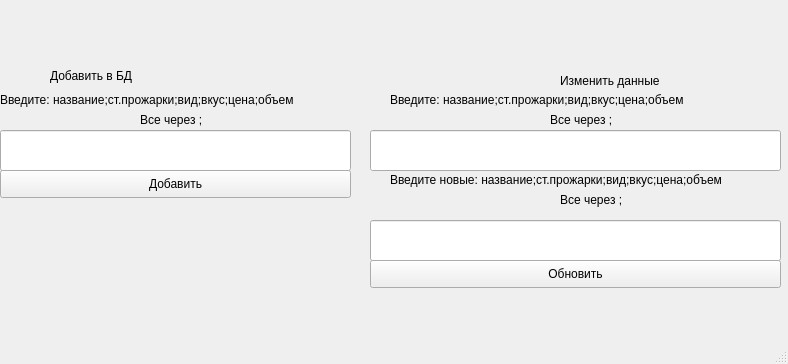
<?xml version="1.0" encoding="UTF-8"?>
<ui version="4.0">
 <class>MainWindow</class>
 <widget class="QMainWindow" name="MainWindow">
  <property name="geometry">
   <rect>
    <x>0</x>
    <y>0</y>
    <width>788</width>
    <height>364</height>
   </rect>
  </property>
  <property name="windowTitle">
   <string>MainWindow</string>
  </property>
  <widget class="QWidget" name="centralwidget">
   <widget class="QLabel" name="label">
    <property name="geometry">
     <rect>
      <x>50</x>
      <y>50</y>
      <width>201</width>
      <height>51</height>
     </rect>
    </property>
    <property name="text">
     <string>Добавить в БД</string>
    </property>
   </widget>
   <widget class="QLabel" name="label_2">
    <property name="geometry">
     <rect>
      <x>560</x>
      <y>60</y>
      <width>181</width>
      <height>41</height>
     </rect>
    </property>
    <property name="text">
     <string>Изменить данные</string>
    </property>
   </widget>
   <widget class="QLineEdit" name="lineEdit">
    <property name="geometry">
     <rect>
      <x>0</x>
      <y>130</y>
      <width>351</width>
      <height>41</height>
     </rect>
    </property>
   </widget>
   <widget class="QLabel" name="label_3">
    <property name="geometry">
     <rect>
      <x>0</x>
      <y>90</y>
      <width>351</width>
      <height>20</height>
     </rect>
    </property>
    <property name="text">
     <string>Введите: название;ст.прожарки;вид;вкус;цена;объем</string>
    </property>
   </widget>
   <widget class="QPushButton" name="pushButton">
    <property name="geometry">
     <rect>
      <x>0</x>
      <y>170</y>
      <width>351</width>
      <height>28</height>
     </rect>
    </property>
    <property name="text">
     <string>Добавить</string>
    </property>
   </widget>
   <widget class="QLabel" name="label_4">
    <property name="geometry">
     <rect>
      <x>140</x>
      <y>110</y>
      <width>81</width>
      <height>20</height>
     </rect>
    </property>
    <property name="text">
     <string>Все через ;</string>
    </property>
   </widget>
   <widget class="QLabel" name="label_5">
    <property name="geometry">
     <rect>
      <x>390</x>
      <y>90</y>
      <width>351</width>
      <height>20</height>
     </rect>
    </property>
    <property name="text">
     <string>Введите: название;ст.прожарки;вид;вкус;цена;объем</string>
    </property>
   </widget>
   <widget class="QLabel" name="label_6">
    <property name="geometry">
     <rect>
      <x>550</x>
      <y>110</y>
      <width>81</width>
      <height>20</height>
     </rect>
    </property>
    <property name="text">
     <string>Все через ;</string>
    </property>
   </widget>
   <widget class="QLabel" name="label_7">
    <property name="geometry">
     <rect>
      <x>390</x>
      <y>170</y>
      <width>351</width>
      <height>20</height>
     </rect>
    </property>
    <property name="text">
     <string>Введите новые: название;ст.прожарки;вид;вкус;цена;объем</string>
    </property>
   </widget>
   <widget class="QLineEdit" name="lineEdit_2">
    <property name="geometry">
     <rect>
      <x>370</x>
      <y>130</y>
      <width>411</width>
      <height>41</height>
     </rect>
    </property>
   </widget>
   <widget class="QLineEdit" name="lineEdit_3">
    <property name="geometry">
     <rect>
      <x>370</x>
      <y>220</y>
      <width>411</width>
      <height>41</height>
     </rect>
    </property>
   </widget>
   <widget class="QLabel" name="label_8">
    <property name="geometry">
     <rect>
      <x>560</x>
      <y>190</y>
      <width>81</width>
      <height>20</height>
     </rect>
    </property>
    <property name="text">
     <string>Все через ;</string>
    </property>
   </widget>
   <widget class="QPushButton" name="pushButton_2">
    <property name="geometry">
     <rect>
      <x>370</x>
      <y>260</y>
      <width>411</width>
      <height>28</height>
     </rect>
    </property>
    <property name="text">
     <string>Обновить</string>
    </property>
   </widget>
  </widget>
  <widget class="QMenuBar" name="menubar">
   <property name="geometry">
    <rect>
     <x>0</x>
     <y>0</y>
     <width>788</width>
     <height>26</height>
    </rect>
   </property>
  </widget>
  <widget class="QStatusBar" name="statusbar"/>
 </widget>
 <resources/>
 <connections/>
</ui>
